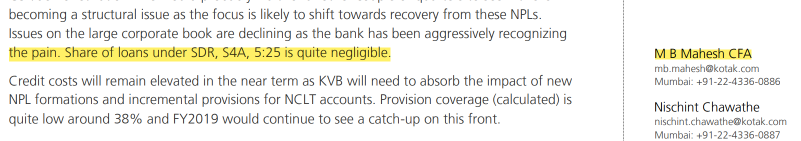
#> input picture assets/img_issue1.png, 1602 x 282 px (shown at 1/2 size)
$ python -i ImgProcess.py   (imports and definitions only)
#> lines starting #> are read from the running program, lines starting #| are printed output that depends on the picture; after the words box and inside, x2 and y2 are one past the last pixel; in counts of white or black regions, pixels touching at a corner belong together
from PIL import Image
import cv2
import numpy as np
import matplotlib.pyplot as plt
import pdf2image
from collections import Counter

class ImageTools:
    def __init__(self):
        pass

    def __call__(self, img):
        img, xs, ys = self.split_line_regions(img)
        self.plot_imgs([img])
        return self.split_image(img, xs, ys)

    def split_line_regions(self, image):
        open_cv_image = np.array(image)
        img = open_cv_image[:, :, ::-1].copy()
        gray = cv2.cvtColor(img,cv2.COLOR_BGR2GRAY)
        edges = cv2.Canny(gray,50,150,apertureSize = 3)

        minLineLength=int(open_cv_image.shape[0]*0.4)
        lines = cv2.HoughLinesP(image=edges,rho=1,theta=np.pi/180,
        threshold=100,lines=np.array([]), minLineLength=minLineLength,maxLineGap=10)

        a,b,c = lines.shape
        xs, ys = [0, open_cv_image.shape[1]], [0, open_cv_image.shape[0]]
        for i in range(a):
            x_st, y_st, x_e, y_e = lines[i][0][0], lines[i][0][1], lines[i][0][2], lines[i][0][3]

            if x_st == x_e:
                xs.append(x_st)
                y_st = 0
                y_e = open_cv_image.shape[1]

            if y_st == y_e:
                ys.append(y_st)
                x_st = 0
                x_e = open_cv_image.shape[0]

            im = cv2.line(
                gray,
                ( x_st, y_st), (x_e, y_e),
                (0, 0, 255), 3, cv2.LINE_AA)

        return Image.fromarray(cv2.cvtColor(im, cv2.COLOR_BGR2RGB)), sorted(xs), sorted(ys)

    def split_image(self, image, xs, ys):
        width, height = image.size

        y_cropped_imgs = []
        for i in range(len(ys)-1):
            top, bottom, left, right = ys[i], ys[i+1], 0, width
            y_cropped_imgs.append(image.crop((left, top, right, bottom)) )

        x_cropped_imgs = []
        for img in y_cropped_imgs:
            width, height = img.size
            for i in range(len(xs)-1):
                top, bottom, left, right = 0, height, xs[i], xs[i+1]
                new_img = img.crop((left, top, right, bottom))
                extrema = new_img.convert("L").getextrema()
                w, h = new_img.size
                if not extrema[0] == extrema[1] and len(list(set(list(new_img.getdata()))))>100 and h>25 and w>20:
                    x_cropped_imgs.append(new_img)
        return x_cropped_imgs

    # [18 lines of commented-out code are left out]


    # [56 lines left out: functions split_rows_img, split_cols_img, not called in this run]

    def plot_imgs(self, imgs):
        fig=plt.figure(figsize=(7, 15))
        columns = 1
        rows = len(imgs)
        for i in range(0, columns*rows):
            img = imgs[i]
            fig.add_subplot(rows, columns, i+1)
            plt.imshow(img)
            plt.axis('off')
        plt.show()


# [14 lines not run here, left out]

>>> import cv2
>>> picture = cv2.imread('assets/img_issue1.png')
#> picture is the input picture: shape (282, 1602, 3); mean B, G, R 233.5, 240.2, 241
>>> result = ImageTools()(picture)
#> in split_line_regions, `gray = cv2.cvtColor(img,cv2.COLOR_BGR2GRAY)`:
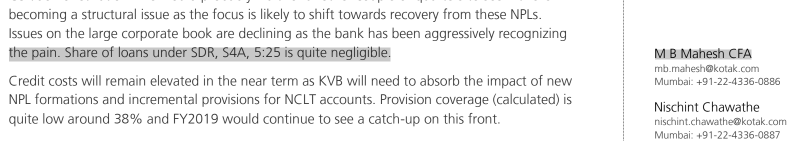
#> gray: shape (282, 1602) (shown at 1/2 size); min 0, max 255, mean 238.3
#> in split_line_regions, `edges = cv2.Canny(gray,50,150,apertureSize = 3)`:
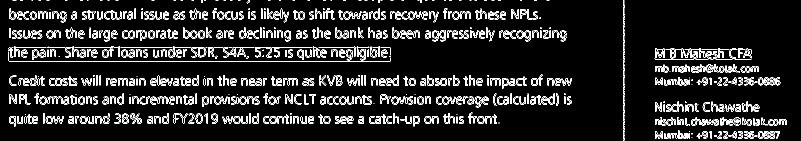
#> edges: shape (282, 1602) (shown at 1/2 size); 8.6% white in thin lines or dots
#> in split_line_regions, `lines = cv2.HoughLinesP(image=edges,rho=1,theta=np.pi/180, threshold=1..`: lines = 159 rows, first 6: [18, 122, 780, 122], [24, 94, 779, 94], [844, 158, 963, 158], [72, 206, 393, 206], [133, 69, 418, 69], [1310, 245, 1572, 245]
#> the loop in split_line_regions, `for i in range(a):` made 159 passes
#> pass 2, in split_line_regions, `im = cv2.line( gray, ( x_st, y_st), (x_e, y_e), (0, 0, 255), 3, cv2.LI..`:
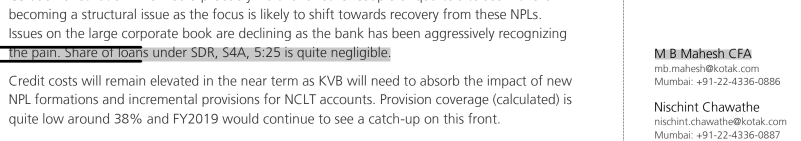
#> im: shape (282, 1602) (shown at 1/2 size); min 0, max 255, mean 236.8
#> pass 3, in split_line_regions, `im = cv2.line( gray, ( x_st, y_st), (x_e, y_e), (0, 0, 255), 3, cv2.LI..`:
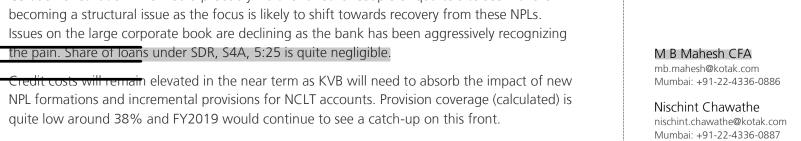
#> im: shape (282, 1602) (shown at 1/2 size); 0.44% of pixels changed, all inside (x1, y1, x2, y2) = (0, 155, 286, 162)
#> after the loop in split_line_regions, `for i in range(a):`:
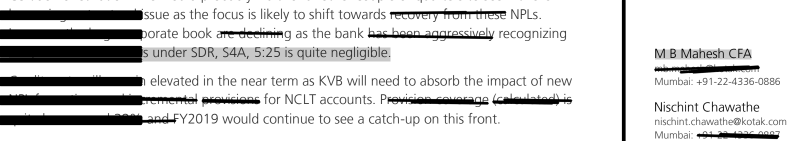
#> gray: shape (282, 1602) (shown at 1/2 size); 12.5% of pixels changed, all inside (x1, y1, x2, y2) = (0, 0, 1560, 282)
#> after the loop in split_line_regions, `for i in range(a):`: xs = [0, 1602, 1246, 1248]; ys = 136 values, max 282 at index 1, min 0 at index 0, mean 132.2
#> in __call__, `img, xs, ys = self.split_line_regions(img)`: xs = [0, 1246, 1248, 1602]; ys = 136 values from 0 to 282
#> the loop in split_image, `for i in range(len(ys)-1):` made 135 passes
#> (top, bottom) on passes 1 to 12: (0, 23), (23, 24), (24, 25), (25, 25), (25, 25), (25, 26), (26, 26), (26, 27), (27, 27), (27, 28), (28, 29), (29, 30)
#> the loop in split_image, `for img in y_cropped_imgs:` made 4 passes
#> (the run stopped early here; a loop or call above may not have finished)
